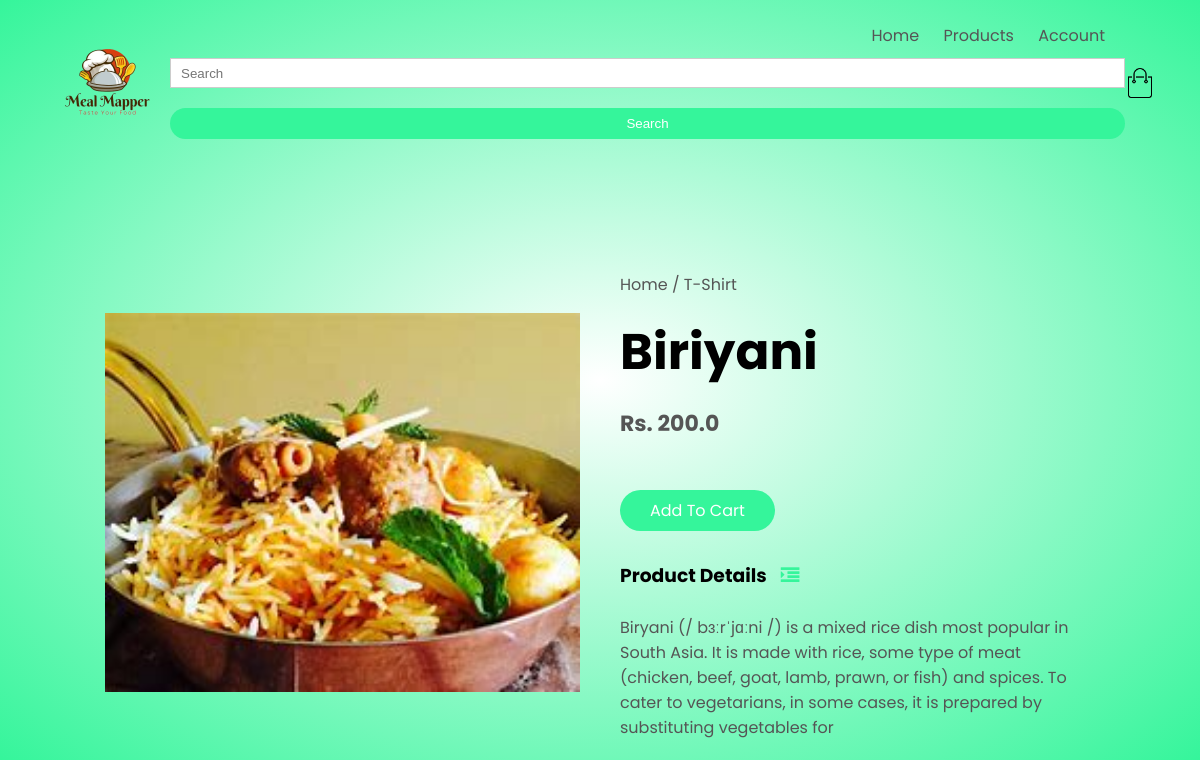
Page /item-details/1 (signed in) on the committed database.
### mmapp/models.py (models this page shows)
class Food(models.Model):
    name = models.CharField(max_length=30,null=False)
    photo = models.ImageField(upload_to='images')
    price = models.FloatField(default=0)
    description = models.CharField(max_length=555,default="Description about Food")
    class Meta:
        db_table = 'Food'

### mmapp/views.py (the view)
# urls.py: path('item-details/<int:id>',views.item_details, name="item_details"),
def item_details(request, id):
    template_name = "item_details.html"
    meal = Food.objects.get(pk=id)
    context = collect_cart_details(request)
    context ['meal'] =  meal
    return render(request, template_name, context=context)

### mmapp/views.py (called while the page is built)
def collect_cart_details(request):
    cart_items_list = CartItems.objects.filter(customer__user=request.user)
    print("Cart items list:", cart_items_list)
    grand_total = 0
    for cart_item in cart_items_list:
        print("Quantity:", cart_item.quantity)
        print("Food Price:", cart_item.meal.price)
        cart_item.item_price = cart_item.quantity * cart_item.meal.price
        grand_total = grand_total + cart_item.item_price
    details = {
        'cart': cart_items_list,
        'total_price': grand_total
    }
    return details

### mmapp/templates/item_details.html (shortened to what this page needs)
{% extends 'base.html' %}
{% block login %}
    <div class="small-container single-product">
        <div class="row">
            <div class="col-2">
                <img src="{{ meal.photo.url }}" width="100%" id="ProductImg">
            </div>
            <div class="col-2">
                <p>Home / T-Shirt</p>
                <h1>{{ meal.name }}</h1>
                <h4>Rs. {{ meal.price }}</h4>
                <a href="{% url 'add_to_cart' meal.id %}" class="btn" method="post">Add To Cart</a>
                <h3>Product Details <i class="fa fa-indent"></i></h3>
                <br>
                <p>{{meal.description }}</p>
            </div>
        </div>
    </div>
{% endblock %}

### mmapp/static/css/style.css (style rules this page uses)
* { margin: 0; padding: 0; box-sizing: border-box; }
body { font-family: 'Poppins', sans-serif; }
a { text-decoration: none; color: #555; }
p { color: #555; }
.row { display: flex; align-items: center; flex-wrap: wrap; justify-content: space-around; }
.col-2 { flex-basis: 50%; min-width: 300px; }
.col-2 img { max-width: 100%; padding: 50px 0; }
.col-2 h1 { font-size: 50px; line-height: 60px; margin: 25px 0; }
.btn { display: inline-block; background: #35f59b; color: white; padding: 8px 30px; margin: 30px 0; border-radius: 30px; transition: background 0.5s; }
.header .row { margin-top: 70px; }
.small-container { max-width: 1080px; margin: auto; padding-left: 25px; padding-right: 25px; }
h4 { color: #555; font-weight: normal; }
.single-product { margin-top: 80px; }
.single-product .col-2 img { padding: 0; }
.single-product .col-2 { padding: 20px; }
.single-product h4 { margin: 20px 0; font-size: 22px; font-weight: bold; }
.single-product .fa { color: #35f59b; margin-left: 10px; }

### rows in the picture
Food: photo (picture), name "Biriyani", price "200.0", description "Biryani (/ bɜːrˈjɑːni /) is a mixed rice dish most popular in South Asia. It is made with rice, some type of meat (chicken, beef, goat, lamb, prawn, or fish) and spices. To cater to vegetarians, in some cases, it is prepared by substituting vegetables for"
